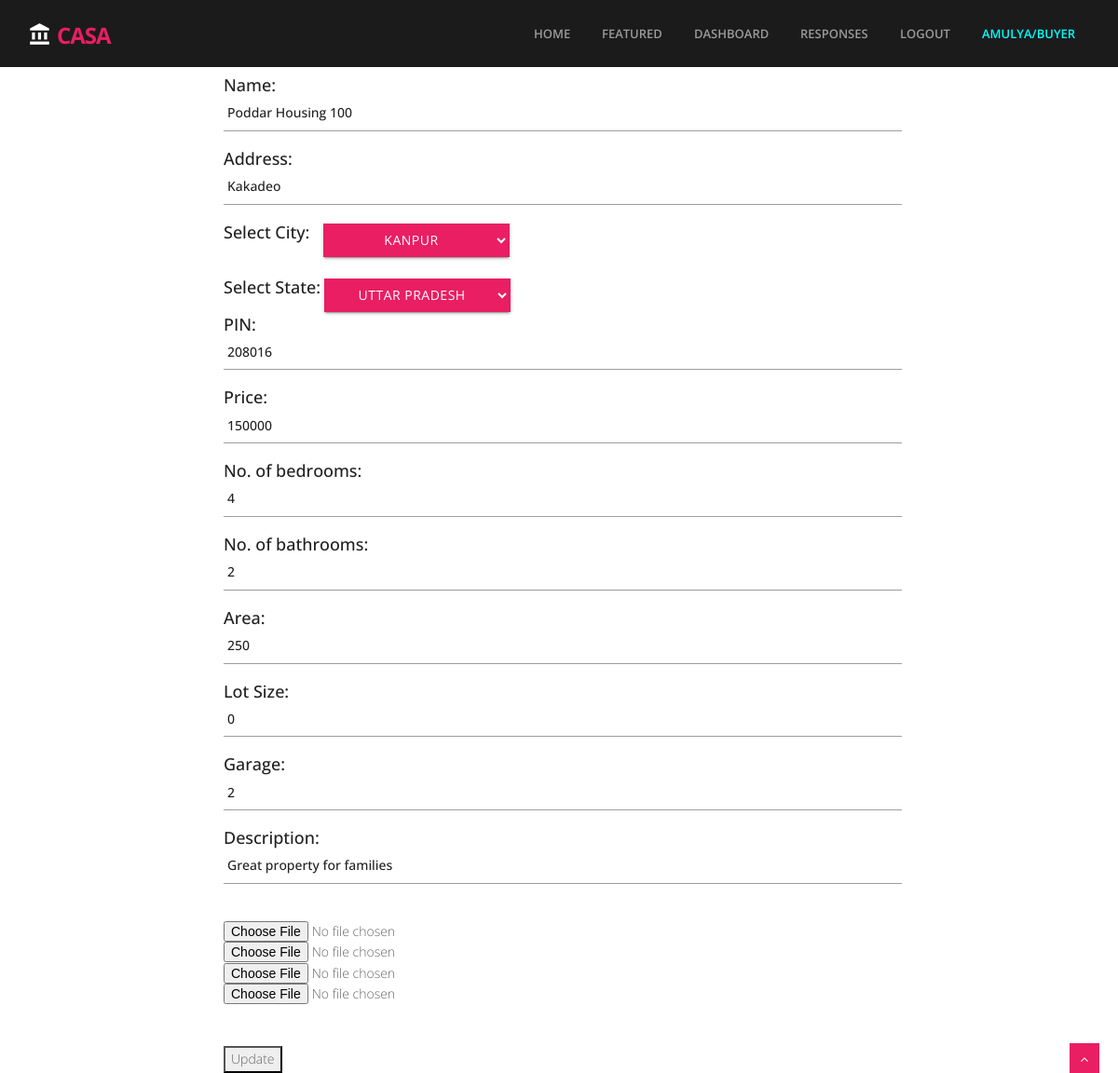
The page /property/update/8 (signed in) on the database its author committed.
### propertyapp/models.py (models this page shows)
class Property(models.Model):
    property_poster = models.ForeignKey(User, related_name='propertyposter', on_delete=models.CASCADE)
    property_title = models.CharField(max_length=20)
    property_address = models.CharField(max_length=20)
    property_city = models.CharField(max_length=20, choices=PROPERTY_CITY_CHOICES)
    property_states = models.CharField(max_length=20, choices=PROPERTY_STATE_CHOICES)
    property_pin = models.IntegerField(blank=False)
    property_price = models.IntegerField(blank=False)
    property_bedroom = models.IntegerField(blank=False)
    property_bathroom = models.IntegerField(blank=False)
    property_sq_feet = models.IntegerField(blank=False)
    property_lot_size = models.IntegerField(default=0)
    property_garage = models.IntegerField(default=0)
    property_listing_date = models.DateField(auto_now_add=True, editable=False)
    property_description = models.CharField(max_length=200)

class PropertyImages(models.Model):
    property_name = models.ForeignKey(Property, related_name='propertyname', on_delete=models.CASCADE)
    property_image = models.ImageField(upload_to='property/', default='property/default/blank_home.jpg')

### propertyapp/views.py (the view, shortened to what this page needs)
# urls.py: path('update/<int:pk>', UpdateProperty.as_view(), name='updateproperty')
class UpdateProperty(UpdateView):
    model = Property
    form_class = NewPropertyForm
    template_name = 'property_form.html'
    def get(self, request, *args, **kwargs):
        if self.request.session.get('logged_in', False):
            current_property = Property.objects.get(pk=self.get_object().id)
            current_user = User.objects.get(username=self.request.session.get('current_user'))
            if current_property.property_poster == current_user:
                return super().get(request, *args, **kwargs)
            else:
                logout(self.request)
                messages.add_message(self.request, messages.INFO, "Please login as seller to update/delete a property")
                return redirect('loginapp:check_login')
        else:
            messages.add_message(self.request, messages.INFO,
                                 "Not Logged In, Please login as seller to update/delete a property")
            return redirect('loginapp:check_login')
    def get_context_data(self,*args, **kwargs):
        current_property = Property.objects.get(pk=self.get_object().id)
        context = super(UpdateProperty, self).get_context_data(**kwargs)
        context['cities'] = ['Kanpur','New Delhi','Ghaziabad','Chandigarh']
        context['states'] = ['Uttar Pradesh', 'Delhi', 'Karnataka', 'Punjab']
        context['property_images'] = PropertyImages.objects.filter(property_name=current_property)
        return context

### propertyapp/forms.py (shortened to what this page needs)
class NewPropertyForm(ModelForm):
    class Meta:
        model = Property
        fields = [
            'property_title',
            'property_address',
            'property_pin',
            'property_price',
            'property_bedroom',
            'property_bathroom',
            'property_sq_feet',
            'property_lot_size',
            'property_garage',
            'property_description',
        ]

### propertyapp/templates/property_form.html (shortened to what this page needs)
<!DOCTYPE html>
{% include 'header_template.html' %}
{% load widget_tweaks %}
<html lang="en">
<head>
</head>
<body>
<form method="POST" enctype="multipart/form-data" style="margin-left:20%;margin-right:20%">
    <h4>
        Name: {% render_field form.property_title %}
    Address: {% render_field form.property_address %}
        Select City: <select name="select_city" style="width:200px;float:left;position:absolute;margin-left:15px" class="btn btn-secondary dropdown-toggle">
                {% for city in cities %}
                    <option value="{{city}}">{{city}}</option>
                {%endfor %}
        </select><br><br><br>
        Select State: <select name="select_state" style="width:200px;float:left;position:absolute;margin-left:4px" class="btn btn-secondary dropdown-toggle">
            {% for state in states %}
                    <option value="{{state}}">{{state}}</option>
            {% endfor %}
        </select><br><br>
    PIN: {% render_field form.property_pin %}
    Price: {% render_field form.property_price %}
    No. of bedrooms: {% render_field form.property_bedroom %}
    No. of bathrooms: {% render_field form.property_bathroom %}
    Area: {% render_field form.property_sq_feet %}
    Lot Size: {% render_field form.property_lot_size %}
        Garage: {% render_field form.property_garage %}
        Description: {% render_field form.property_description %}</h4>
{% for image in property_images %}
    <input type="file" name="images">
{% endfor %}
    <br>
    <br>
    <input type="submit" value="Update">
</form>
</body>
</html>

### propertyapp/templates/header_template.html (shortened to what this page needs)
{% load static %}
<link rel="stylesheet" href="{% static 'materialize/css/materialize.min.css' %}" media="screen,projection" />
<link href="{% static 'css/css_template/bootstrap.min.css' %}" rel="stylesheet" />
<link href="{% static 'css/css_template/fancybox/jquery.fancybox.css' %}" rel="stylesheet">
<link href="{% static 'css/css_template/flexslider.css' %}" rel="stylesheet" />
<link rel="stylesheet" type="text/css" href="{% static 'css/css_template/zoomslider.css' %}" />
<link href="{% static 'css/css_template/style.css' %}" rel="stylesheet" />
<a href="#" class="scrollup waves-effect waves-dark"><i class="fa fa-angle-up HillSide"></i></a>
<header>
        <div class="navbar navbar-default navbar-static-top">
            <div class="container">
                <div class="navbar-header">
                    <a class="navbar-brand" href="{% url 'propertyapp:showfeaturedpage' %}"><i class="icon-info-blocks material-icons">account_balance</i>Casa</a>
                </div>
                <div class="navbar-collapse collapse ">
                    <ul class="nav navbar-nav">
                        <li class="HillSide"><a class="waves-effect waves-dark" href="{% url 'propertyapp:showhomepage' %}">Home</a></li>
						<li><a class="waves-effect waves-dark" href="{% url 'propertyapp:showfeaturedpage' %}">Featured</a></li>
                        {% if request.session.logged_in %}
                            <li><a class="waves-effect waves-dark" href="{% url 'userdashboardapp:userdashboard' %}">
                                dashboard
                            </a></li>
                        {% if not request.session.is_seller %}
                        <li><a class="waves-effect waves-dark" href="{% url 'userdashboardapp:userqueryresponse' %}">
                                responses
                            </a></li>
                        {% endif %}
                            <li><a class="waves-effect waves-dark" href="{% url 'logoutapp' %}">Logout</a></li>
                            <li><a class="waves-effect waves-dark" style="pointer-events: none;cursor: default;color:aqua">
                                {% if request.session.is_seller %}
                                    {{request.session.user_first_name}}/Seller
                                {% else %}
                                    {{request.session.user_first_name}}/Buyer
                                {% endif %}
                            </a></li>
                        {% else %}
                            <li><a class="waves-effect waves-dark" href="{% url 'registerapp:buyerorseller' %}">Register</a></li>
                            <li><a class="waves-effect waves-dark" href="{% url 'loginapp:check_login' %}">Login</a></li>
                        {% endif %}
                    </ul>
                </div>
            </div>
        </div>
</header>

### static/css/css_template/style.css (style rules this page uses)
body { font-family:'Open Sans', Arial, sans-serif; font-weight:300; line-height:1.6em; color:#656565; font-size: 1.4em; background: #ffffff; }
a { color: #0a0a0a; text-decoration: none; }
h3, h4, h5, h6 { line-height:1.1em; color: #212121; margin-bottom: 20px; }
input, button, select, textarea { border-radius: 0px !important; }
header .navbar { margin-bottom: 0; }
.navbar-default { border: none; }
.navbar-brand { color: #222; text-transform: uppercase; font-size: 24px; font-weight: 700; line-height: 1em; letter-spacing: -1px; margin-top: 21px; padding: 0 0 0 15px; }
.navbar-default .navbar-brand { color: #e91e63;font-size: 24px;text-transform: uppercase; }
header .navbar-collapse ul.navbar-nav { float: right; margin-right: 0; }
header .navbar { min-height: 70px;padding: 18px 0;background: #1b1b1b; }
header .navbar { min-height: 62px; padding: 0; }
header .navbar-nav > li { padding-bottom: 12px; padding-top: 12px; padding: 0 !important; }
header .navbar-nav > li > a { margin-left: 2px; line-height: 40px; font-weight: 700; -webkit-transition: all .3s ease; -moz-transition: all .3s ease; -ms-transition: all .3s ease; -o-transition: all .3s ease; transition: all .3s ease; }
header ul.nav li { border:none; margin:0; }
header ul.nav li a { font-size: 13px; border:none; font-weight: 600; text-transform:uppercase; }
.navbar .nav > li > a { color: #9a9a9a; text-shadow: none; border: 1px solid rgba(255, 255, 255, 0) !important; }
.btn { text-align: center;color: #FFFFFF;background: #e91e63;border-color: #e91e63;width: 120px;border-radius: 0; }
.navbar-brand i { color: #ffffff; font-size: 26px; margin-right: 5px; position: relative; top: 3px; }
.scrollup { position:fixed; width:32px; height:32px; bottom:0px; right:20px; background: #e91e63; }
a.scrollup { outline:0; text-align: center; }
a.scrollup i { margin-top: 10px; color: #fff; }

### rows shown on the page
Property: property_title "Poddar Housing 100", property_address "Kakadeo", property_pin "208016", property_price "150000", property_bedroom "4", property_bathroom "2", property_sq_feet "250", property_lot_size "0", property_garage "2", property_description "Great property for families"

### other values the page prints
{{ request.session.user_first_name }} "AMULYA"
form field select_city "Kanpur"
form field select_state "Uttar Pradesh"
